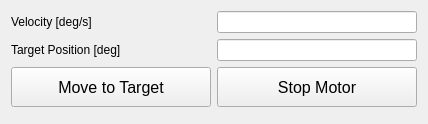
           <widget class="QWidget" name="pg_axis9">
            <property name="enabled">
             <bool>true</bool>
            </property>
            <property name="geometry">
             <rect>
              <x>0</x>
              <y>0</y>
              <width>424</width>
              <height>124</height>
             </rect>
            </property>
            <attribute name="label">
             <string>Axis #9 (+C)</string>
            </attribute>
            <layout class="QFormLayout" name="formLayout_8">
             <item row="0" column="0">
              <widget class="QLabel" name="la_setvel9">
               <property name="text">
                <string>Velocity [deg/s]</string>
               </property>
              </widget>
             </item>
             <item row="1" column="0">
              <widget class="QLabel" name="la_target9">
               <property name="text">
                <string>Target Position [deg]</string>
               </property>
              </widget>
             </item>
             <item row="2" column="0">
              <widget class="QPushButton" name="pb_move_to_target_axis9">
               <property name="minimumSize">
                <size>
                 <width>200</width>
                 <height>40</height>
                </size>
               </property>
               <property name="font">
                <font>
                 <pointsize>12</pointsize>
                 <weight>50</weight>
                 <bold>false</bold>
                </font>
               </property>
               <property name="text">
                <string>Move to Target</string>
               </property>
              </widget>
             </item>
             <item row="2" column="1">
              <widget class="QPushButton" name="pb_stop_motor_axis9">
               <property name="minimumSize">
                <size>
                 <width>200</width>
                 <height>40</height>
                </size>
               </property>
               <property name="font">
                <font>
                 <pointsize>12</pointsize>
                 <weight>50</weight>
                 <bold>false</bold>
                </font>
               </property>
               <property name="text">
                <string>Stop Motor</string>
               </property>
              </widget>
             </item>
             <item row="0" column="1">
              <widget class="QLineEdit" name="le_setvel9"/>
             </item>
             <item row="1" column="1">
              <widget class="QLineEdit" name="le_target9"/>
             </item>
            </layout>
           </widget>
